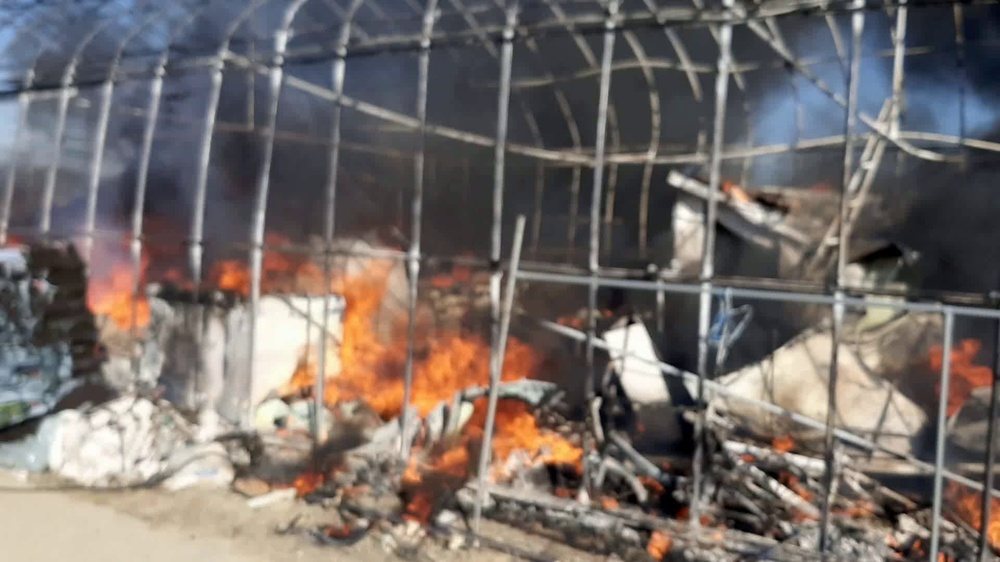
#> input picture Dataset/fire/0087_FL_FWW_00001.jpg, 1000 x 562 px, shrunk from 1920 x 1080 before the run, found by its file name; its folder holds 4 pictures in this run
$ python firedebug_1.py
#> lines starting #> are read from the running program, lines starting #| are printed output that depends on the picture; after the words box and inside, x2 and y2 are one past the last pixel; in counts of white or black regions, pixels touching at a corner belong together
import cv2
import numpy as np
import os

def create_fire_map(frame, gmm_a, gmm_b):
    # Convert the frame to Lab color space
    lab_frame = cv2.cvtColor(frame, cv2.COLOR_BGR2Lab)

    # Split the Lab channels
    l, a, b = cv2.split(lab_frame)

    # Gaussian Mixture Model on a and b channels
    fg_mask_a = gmm_a.apply(a)
    fg_mask_b = gmm_b.apply(b)

    fire_map = cv2.bitwise_and(fg_mask_a, fg_mask_b)

    # Normalize and apply the backprojection technique
    fire_map = cv2.normalize(fire_map, None, 0, 255, cv2.NORM_MINMAX)

    return fire_map

def create_smoke_map(prev_frame, frame):
    # Convert to grayscale
    prev_gray = cv2.cvtColor(prev_frame, cv2.COLOR_BGR2GRAY)
    curr_gray = cv2.cvtColor(frame, cv2.COLOR_BGR2GRAY)

    # Frame difference
    smoke_map = cv2.absdiff(prev_gray, curr_gray)
    _, smoke_map = cv2.threshold(smoke_map, 50, 255, cv2.THRESH_BINARY)

    return smoke_map

def combined_detection(frame, mog2):
    # Apply BackgroundSubtractorMOG2
    fg_mask = mog2.apply(frame)
    _, fg_mask = cv2.threshold(fg_mask, 200, 255, cv2.THRESH_BINARY)

    return fg_mask

def post_process(mask):
    # Morphological operations to reduce noise
    kernel = cv2.getStructuringElement(cv2.MORPH_ELLIPSE, (3, 3))
    mask = cv2.morphologyEx(mask, cv2.MORPH_OPEN, kernel, iterations=2)
    mask = cv2.dilate(mask, kernel, iterations=1)
    return mask

def save_image(output_dir, filename, image):
    cv2.imwrite(os.path.join(output_dir, filename), image)

def process_images_in_folder(folder_path, output_dir):
    # Create output directory if it doesn't exist
#> called with folder_path = 'Dataset/fire/', output_dir = 'output/'
    if not os.path.exists(output_dir):
        os.makedirs(output_dir)

    # Get a sorted list of image files in the directory
    image_files = sorted([os.path.join(folder_path, f) for f in os.listdir(folder_path) if f.endswith(('jpg', 'png', 'jpeg'))])

    if len(image_files) < 2:
        print("Not enough images in the folder for processing.")
        return

    # Initialize BackgroundSubtractorMOG2 with a short history
    mog2 = cv2.createBackgroundSubtractorMOG2(history=10, varThreshold=16, detectShadows=False)

    # Initialize GMM for a and b channels
    gmm_a = cv2.createBackgroundSubtractorMOG2(history=5, varThreshold=16, detectShadows=False)
    gmm_b = cv2.createBackgroundSubtractorMOG2(history=5, varThreshold=16, detectShadows=False)

    # Read the first image to start processing
    prev_frame = cv2.imread(image_files[0])
#> prev_frame is the input picture: shape (562, 1000, 3); mean B, G, R 104.6, 108.2, 116.7

    for idx, image_file in enumerate(image_files[1:], start=1):
        frame = cv2.imread(image_file)
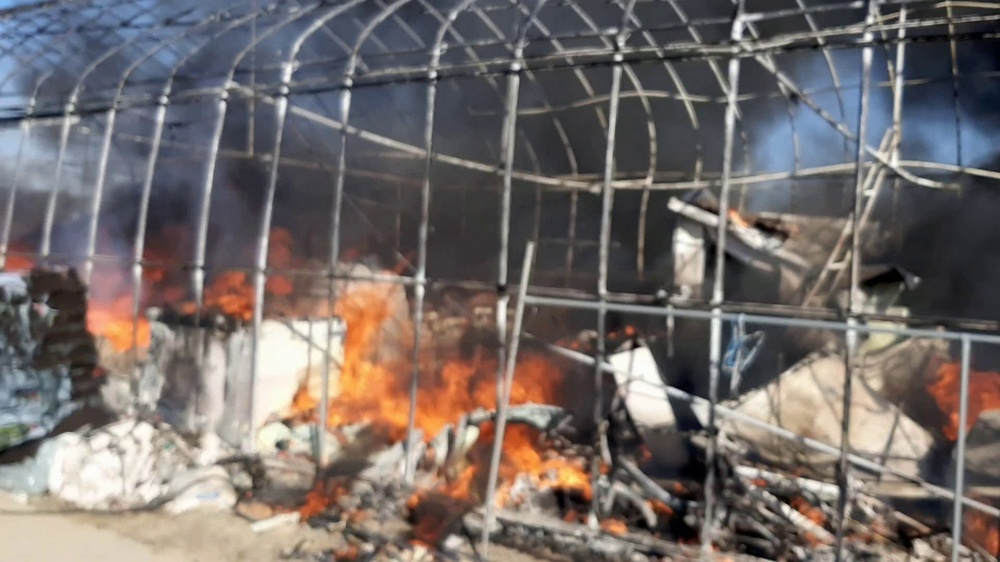
#> input picture Dataset/fire/0087_FL_FWW_00003.jpg, 1000 x 562 px, shrunk from 1920 x 1080 before the run, found by its file name
#> frame is the input picture: shape (562, 1000, 3); mean B, G, R 105.3, 107.6, 115.8

        if frame is None or prev_frame is None:
            print(f"Skipping frame {image_file} due to loading issues.")
            continue

        # Fire map using Lab color model and GMM
        fire_map = create_fire_map(frame, gmm_a, gmm_b)
#> in create_fire_map, `l, a, b = cv2.split(lab_frame)`:
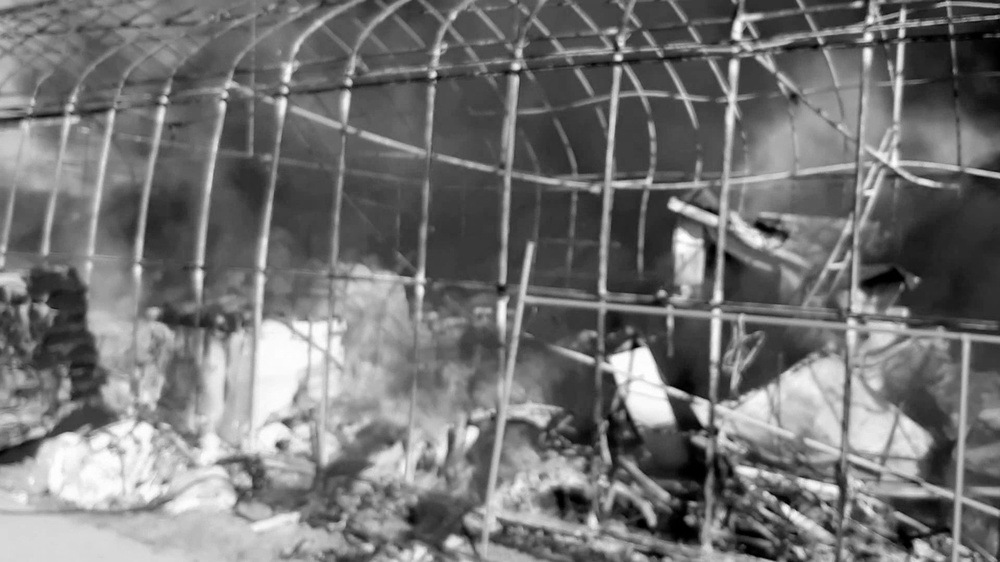
#> l: shape (562, 1000); min 0, max 255, mean 115.8
#> in create_fire_map, `l, a, b = cv2.split(lab_frame)`:
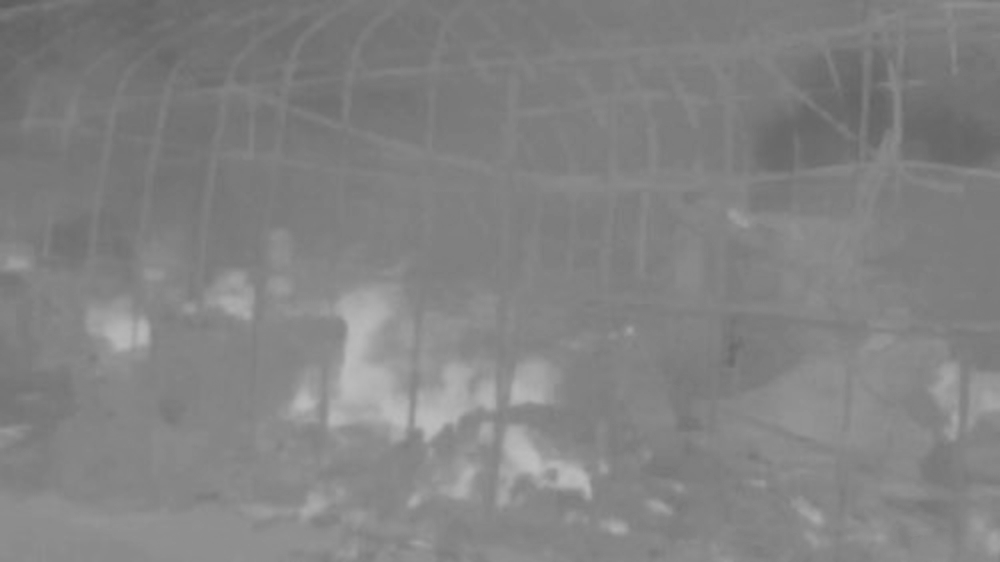
#> b: shape (562, 1000); min 93, max 190, mean 130.4

        # Smoke map using frame difference
        smoke_map = create_smoke_map(prev_frame, frame)
#> in create_smoke_map, `prev_gray = cv2.cvtColor(prev_frame, cv2.COLOR_BGR2GRAY)`:
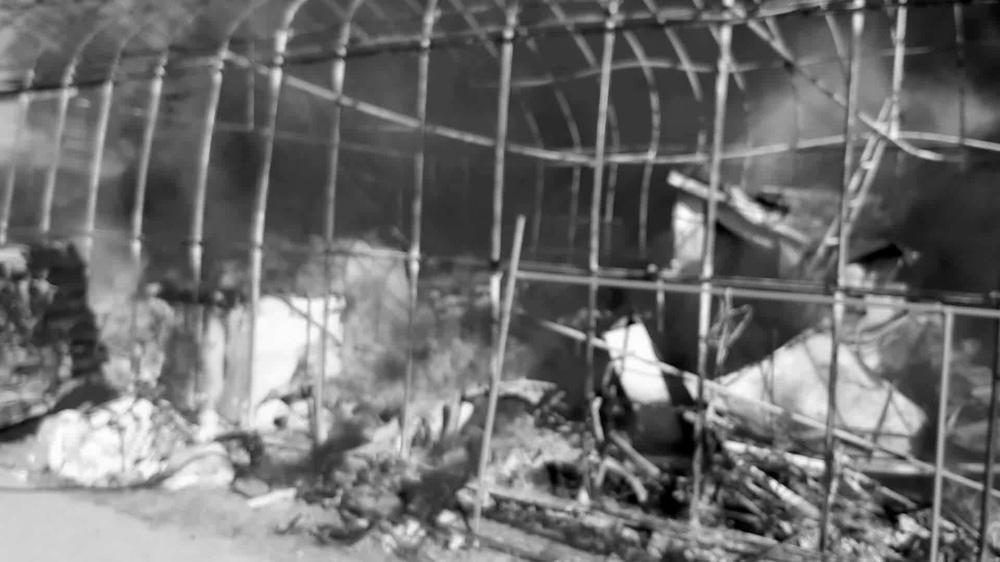
#> prev_gray: shape (562, 1000); min 0, max 255, mean 110.3
#> in create_smoke_map, `smoke_map = cv2.absdiff(prev_gray, curr_gray)`:
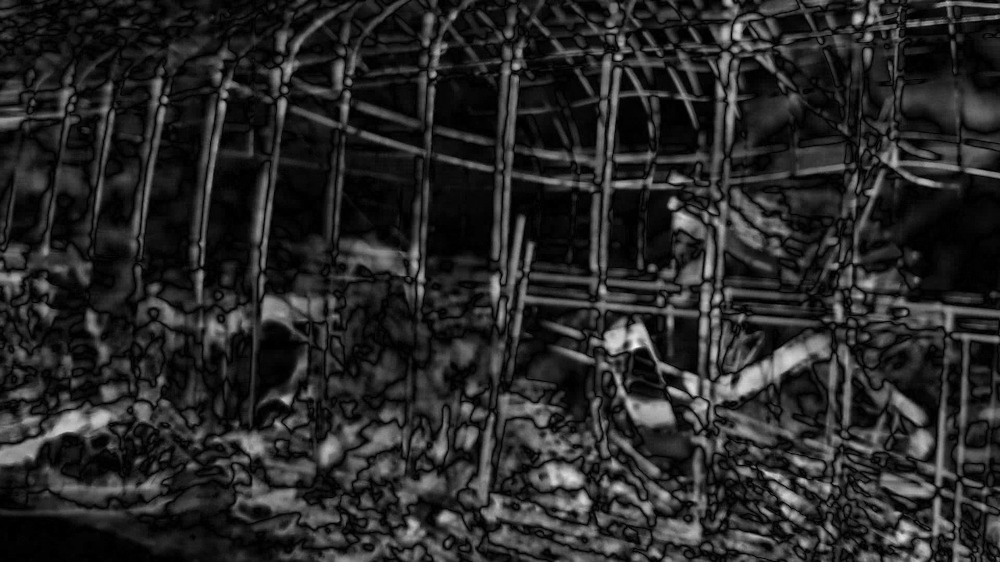
#> smoke_map: shape (562, 1000); min 0, max 250, mean 39.8
#> in create_smoke_map, `_, smoke_map = cv2.threshold(smoke_map, 50, 255, cv2.THRESH_BINARY)`:
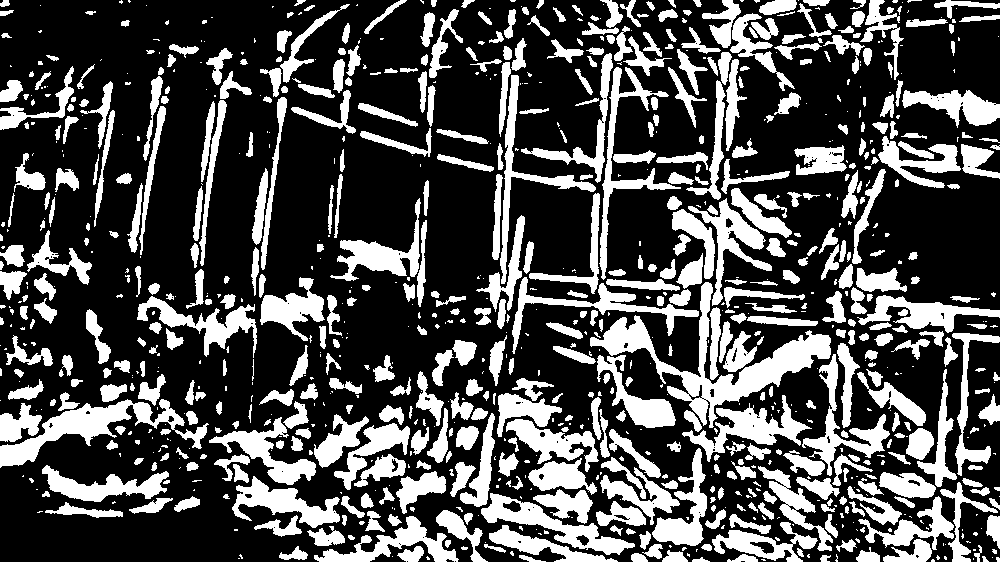
#> smoke_map: shape (562, 1000); 30.3% white; 983 white regions (441 under 20 px), largest, box (x1, y1, x2, y2) and area: (590, 282, 831, 428) 6936, (0, 399, 209, 468) 4010, (481, 493, 635, 555) 2596

        # Combined detection using MOG2
        combined_map = combined_detection(frame, mog2)

        # Post-process the fire and smoke maps
        fire_map = post_process(fire_map)
        smoke_map = post_process(smoke_map)
#> in post_process (call 2), `mask = cv2.dilate(mask, kernel, iterations=1)`:
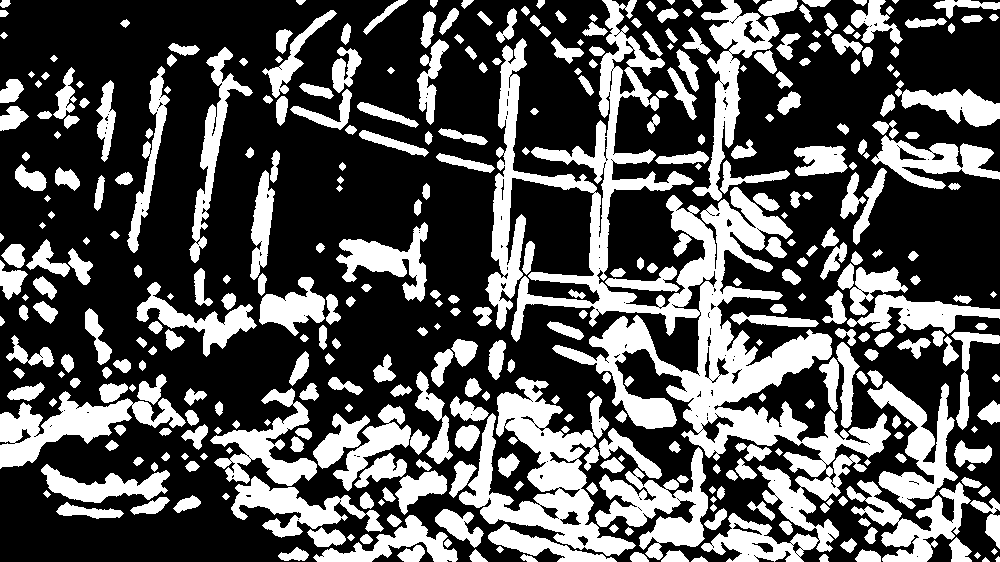
#> mask: shape (562, 1000); 33.9% white; 384 white regions (2 under 20 px), largest, box (x1, y1, x2, y2) and area: (485, 0, 891, 562) 47112, (459, 377, 636, 556) 10886, (0, 391, 186, 469) 5396
        combined_map = post_process(combined_map)

        # Save the results
        save_image(output_dir, f"fire_map_{idx:03d}.png", fire_map)
        save_image(output_dir, f"smoke_map_{idx:03d}.png", smoke_map)
        save_image(output_dir, f"combined_map_{idx:03d}.png", combined_map)

        prev_frame = frame.copy()
#> pass 2 of the loop in process_images_in_folder, `for idx, image_file in enumerate(image_files[1:], start=1):`:
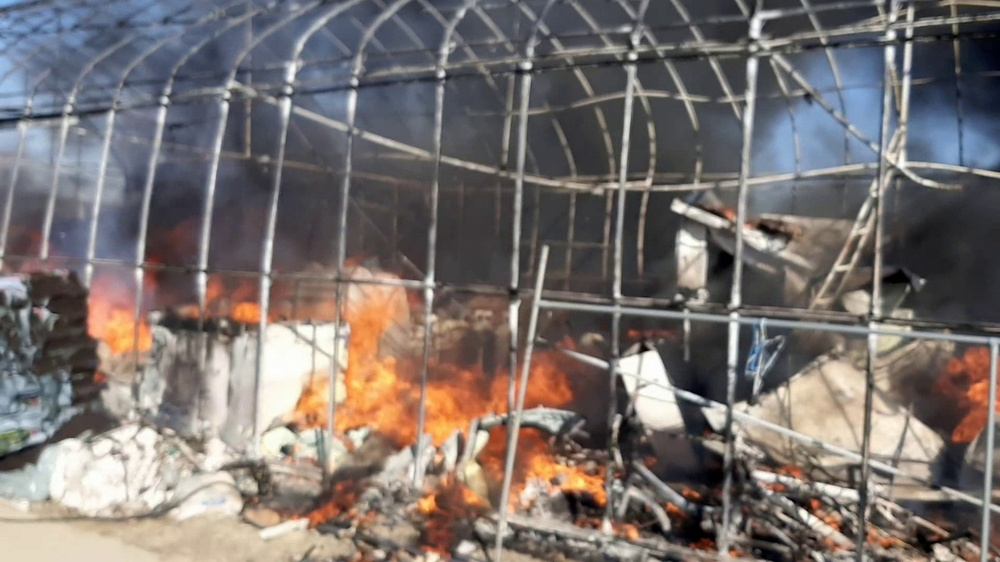
#> input picture Dataset/fire/0087_FL_FWW_00006.jpg, 1000 x 562 px, shrunk from 1920 x 1080 before the run, found by its file name
#> in process_images_in_folder, frame is the input picture: shape (562, 1000, 3); mean B, G, R 110.3, 113.2, 121.1
#> in create_fire_map (call 2), `fg_mask_a = gmm_a.apply(a)`:
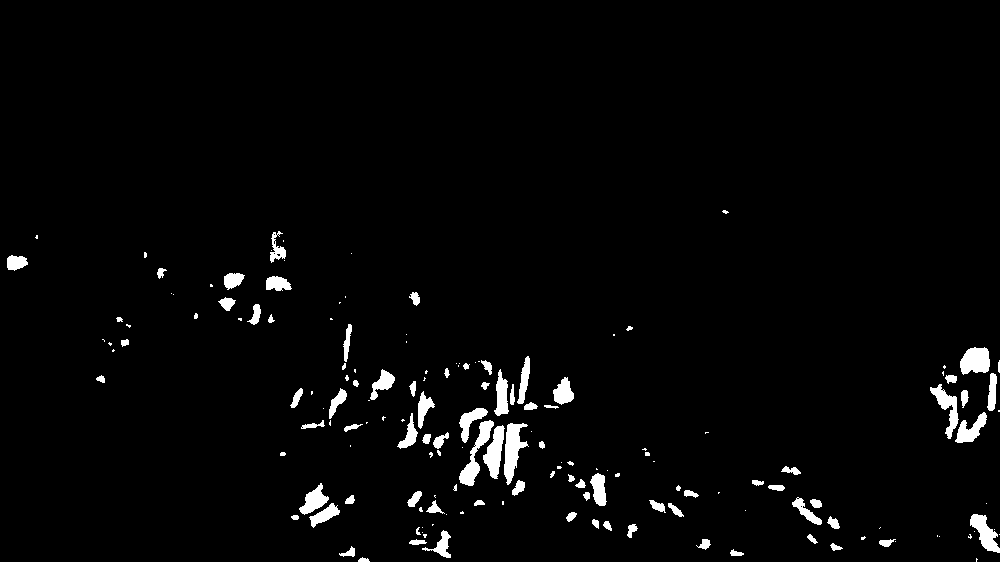
#> fg_mask_a: shape (562, 1000); 2.6% white; 166 white regions (77 under 20 px), largest, box (x1, y1, x2, y2) and area: (504, 423, 529, 485) 783, (459, 420, 494, 486) 707, (960, 347, 990, 375) 653
#> in post_process (call 6), `mask = cv2.dilate(mask, kernel, iterations=1)`:
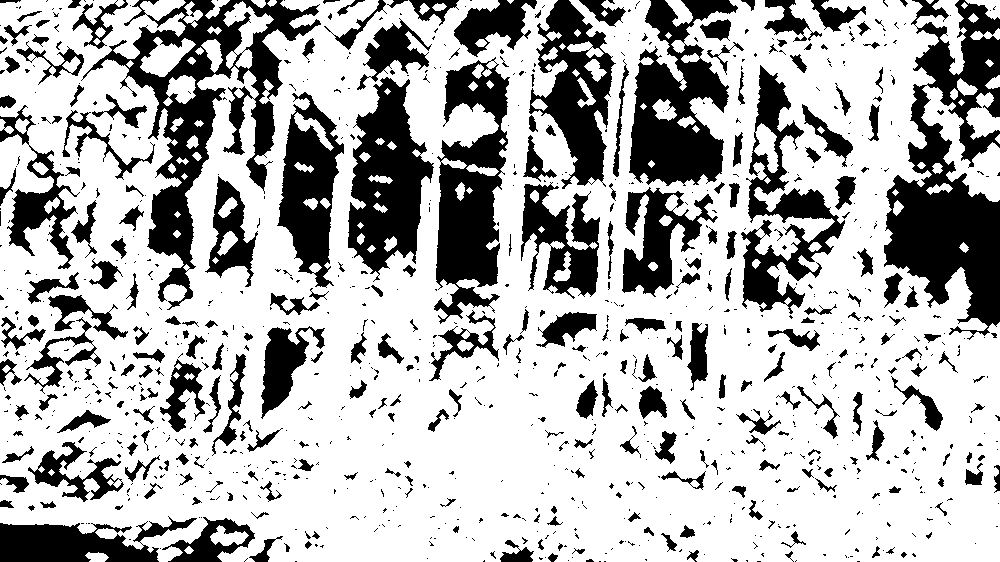
#> mask: shape (562, 1000); 70.6% white; 980 black regions (685 under 20 px), largest, box (x1, y1, x2, y2) and area: (884, 0, 1000, 340) 19878, (81, 0, 321, 310) 16875, (434, 57, 510, 324) 11202
#> pass 3 of the loop in process_images_in_folder, `for idx, image_file in enumerate(image_files[1:], start=1):`:
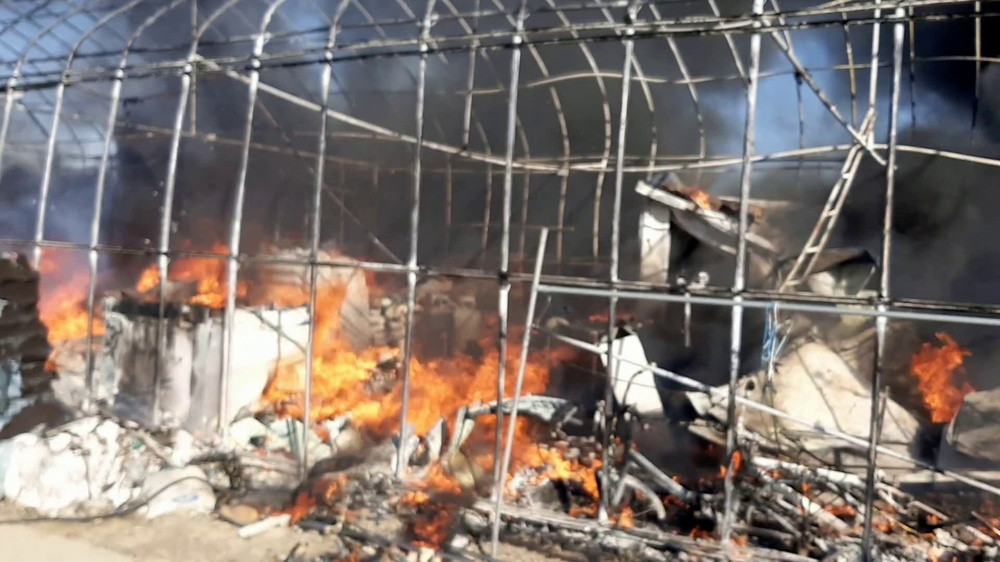
#> input picture Dataset/fire/0087_FL_FWW_00013.jpg, 1000 x 562 px, shrunk from 1920 x 1080 before the run, found by its file name
#> in process_images_in_folder, frame is the input picture: shape (562, 1000, 3); mean B, G, R 110.2, 115.5, 125.3
#> in create_fire_map (call 3), `fg_mask_a = gmm_a.apply(a)`:
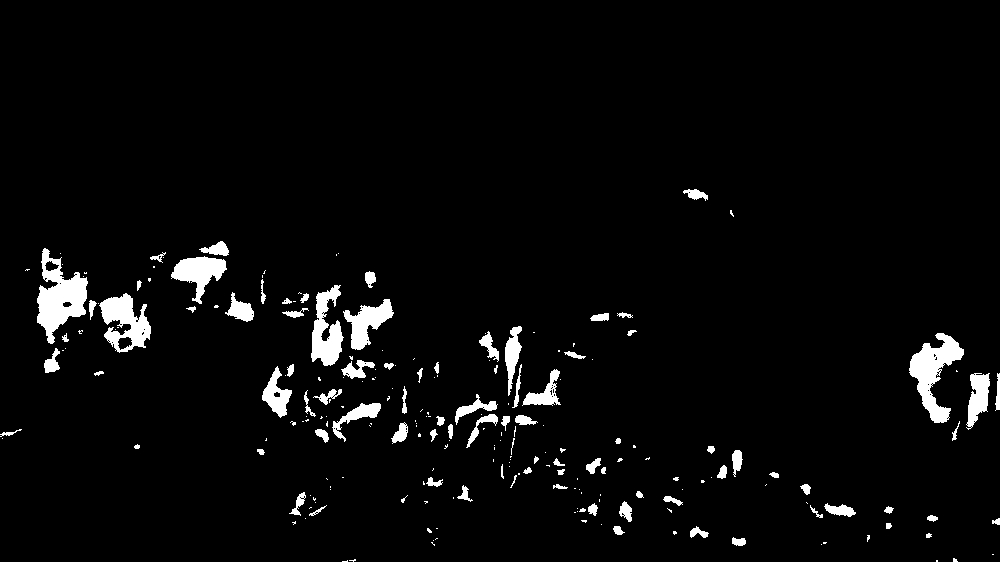
#> fg_mask_a: shape (562, 1000); 3.8% white; 226 white regions (136 under 20 px), largest, box (x1, y1, x2, y2) and area: (37, 248, 88, 344) 2439, (909, 333, 964, 423) 2123, (99, 293, 151, 353) 1682
#> in post_process (call 8), `mask = cv2.dilate(mask, kernel, iterations=1)`:
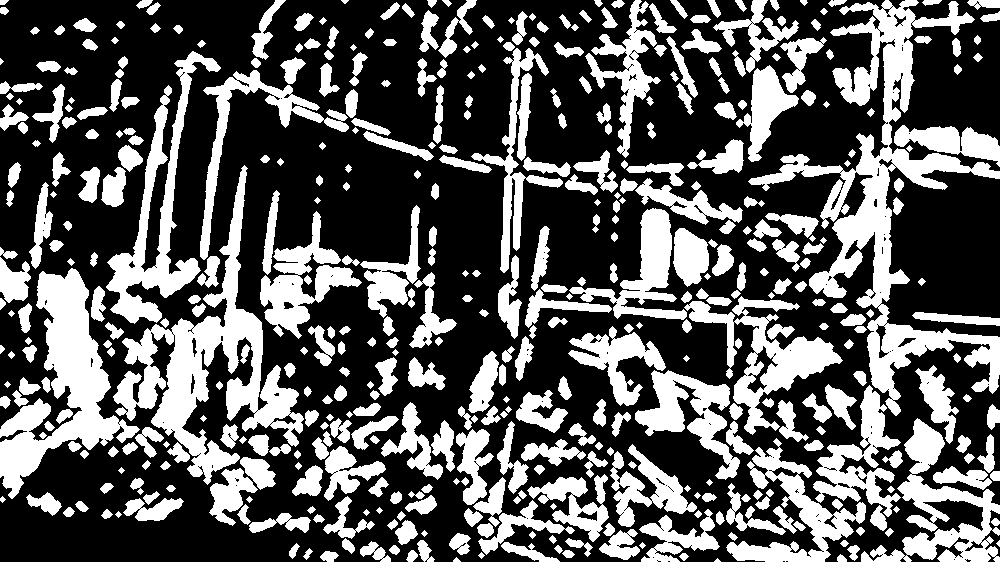
#> mask: shape (562, 1000); 35.6% white; 460 white regions (3 under 20 px), largest, box (x1, y1, x2, y2) and area: (748, 0, 1000, 416) 20620, (113, 165, 304, 485) 14939, (0, 268, 140, 499) 11213

    print(f"Processed images saved in {output_dir}")

if __name__ == "__main__":
    folder_path = "Dataset/fire/"
    output_dir = "output/"
    process_images_in_folder(folder_path, output_dir)
